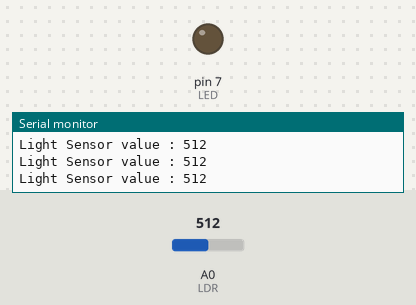
Simulated run of this sketch. Board: Arduino Uno, built with avr-gcc and run on an emulated ATmega328P. Parts: output pins drawn as LEDs (lit = HIGH), the last lines printed to the serial monitor. Inputs (shaded band) come from the test bench; at power-on: A0 (LDR) = 512.

Above: at 1.2 s.
1.3 s: A0 (LDR) set to 86
2.8 s: A0 (LDR) set to 72
At 3.6 s:
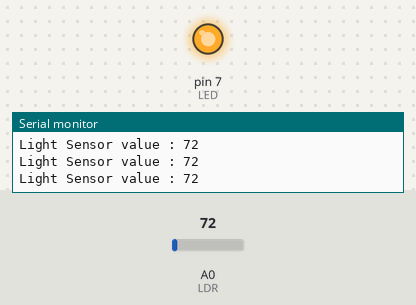
4.3 s: A0 (LDR) set to 90
At 4.9 s:
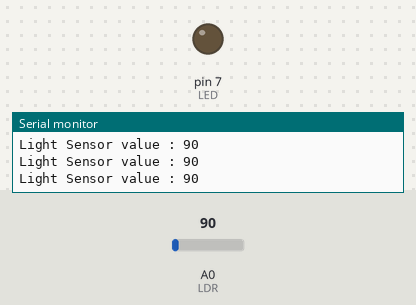
5.9 s: A0 (LDR) set to 70
At 6.3 s:
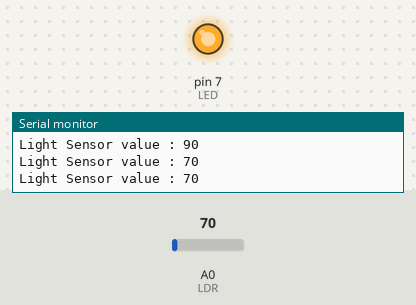
Timing chart, 0 to 8.5 s (numbered marks = the images above; inputs shaded):
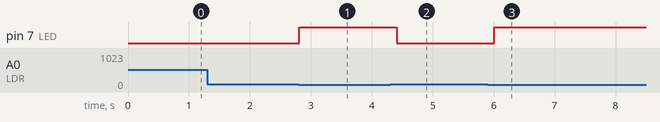

The sketch:

LDR_test_automatic_light_OnOff.ino
```cpp
#define LDR A0
#define LED 7

void setup() {

  Serial.begin(9600);
  pinMode(LED,OUTPUT);

}

void loop() {

  int data = analogRead(LDR);
  Serial.print("Light Sensor value : ");
  Serial.println(data);

  if(data <=80)
  {
    digitalWrite(LED,HIGH);
  }
  else
  {
    digitalWrite(LED,LOW);
  }

  delay(200);

}
```

Measured:
- the behaviour switches between 81 and 80 on A0 (LDR) (found by bisection; images 0 and 1)
- after the input at 2.8 s, pin 7 (LED): LOW → HIGH at once
- after the input at 4.3 s, pin 7 (LED): HIGH → LOW after 0.11 s
- after the input at 5.9 s, pin 7 (LED): LOW → HIGH after 0.11 s
